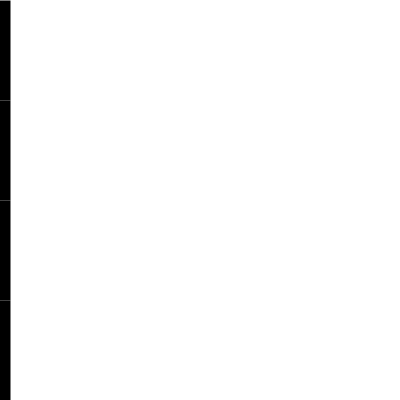
Frame 1 (no input)
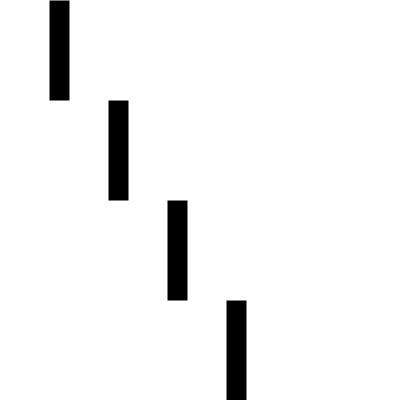
Frame 60 (the mouse pressed at the canvas centre just before this capture)
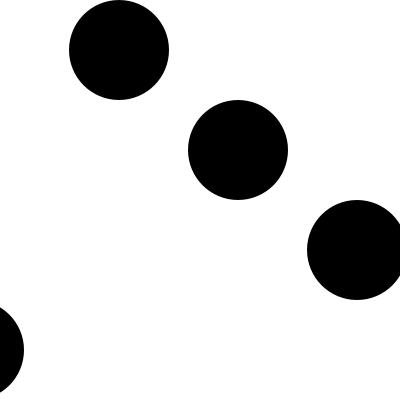
Frame 120 (the mouse held since frame 60 and released just before this capture)

The Processing sketch that drew these frames (run headless with seeded random() and noise(); from frame 60 on, the mouse is pressed at the canvas centre):

// Processing sketch: sketch__5_2__5_3
// ── sketch__5_2__5_3.pde
  int move1 = 0;
  int move2 = 0;
  int move3 = 0;
  int move4 = 0;
  int colourFill1 = 0;
  int colourFill2 = 0;
  int colourFill3 = 0;


void setup()
{
  size(400,400); 
  ellipseMode(CENTER);
}
  
void draw()
{   fill(colourFill1,colourFill2,colourFill3);

  if (mousePressed==true){
  background(255);
    noStroke();

  ellipse(move1,50,100,100);

  ellipse(move2,150,100,100);
  
  ellipse(move3,250,100,100);

  ellipse(move4,350,100,100);

  move1 += 1;
  move2 += 2;
  move3 += 3;
  move4 += 4;
  
  if (move1>450) {move1=-50;}
  if (move2>450) {move2=-50;}
  if (move3>450) {move3=-50;}
  if (move4>450) {move4=-50;}
}
else
{background(255);stroke(0);strokeWeight(20);strokeCap(BEVEL);

  line(move1,0,move1,100);

  line(move2,100,move2,200);
  
  line(move3,200,move3,300);

  line(move4,300,move4,400);

  move1 += 1;
  move2 += 2;
  move3 += 3;
  move4 += 4;
  
  if (move1>450) {move1=-50;}
  if (move2>450) {move2=-50;}
  if (move3>450) {move3=-50;}
  if (move4>450) {move4=-50;}
}

 if ((mouseButton==LEFT)
  &&
((mouseX<move1+50)&&(mouseX>move1-50)&&(mouseY>0)&&(mouseY<100)))
{colourFill1 +=10;} 

if (
  (mouseButton==LEFT)
  &&
((mouseX<move2+50)&&(mouseX>move2-50)&&(mouseY>100)&&(mouseY<200)))
{colourFill2 +=10;} 

if (
  (mouseButton==LEFT)
  &&
((mouseX<move3+50)&&(mouseX>move3-50)&&(mouseY>200)&&(mouseY<300)))
{colourFill3 +=10;} 

if (
  (mouseButton==LEFT)
  &&
((mouseX<move4+50)&&(mouseX>move4-50)&&(mouseY>300)&&(mouseY<400)))
{
colourFill1 +=10;colourFill2 +=10;colourFill3 +=10;
} 

if (colourFill1>255) {colourFill1=0;}
if (colourFill2>255) {colourFill2=0;}
if (colourFill3>255) {colourFill3=0;}


println(colourFill1+","+colourFill2+","+colourFill3);

}
